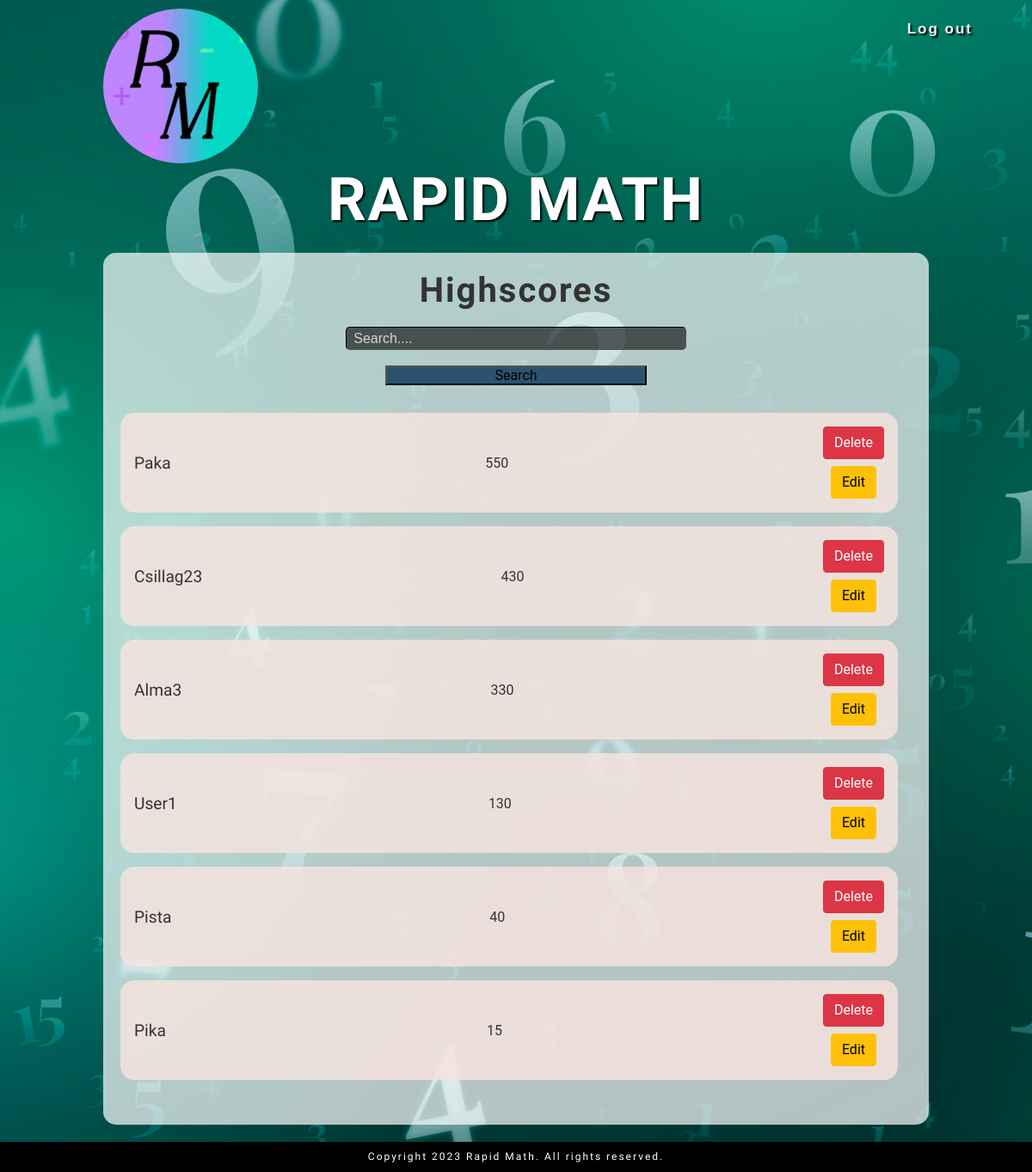
The app's page /admin.php with its own data.
### tables this page shows
CREATE TABLE `highscores` (
  `user_id` int(11) NOT NULL,
  `user_name` varchar(50) NOT NULL,
  `Score` int(11) NOT NULL
);

### functions.php (the view, shortened to what this page needs)
<?php
function getScoresRow()
{
    include('db_config.php');
    $stmt = mysqli_prepare($con, "SELECT * FROM highscores ORDER BY Score DESC");
    mysqli_stmt_execute($stmt);
    $rows = mysqli_stmt_get_result($stmt);
    if (mysqli_num_rows($rows) > 0) {
        while ($row = mysqli_fetch_array($rows)) {
            echo '
            <li class="item">
                <span class="name">' . $row['user_name'] . '</span>
                <span class="score">' . $row['Score'] . '</span>
                <div class="muveletek">
                    <form method="post">
                        <input type="hidden" name="pet-id" value="' . $row['user_id'] . '">
                        <button type="submit" name="pet-delete" class="btn btn-danger">Delete</button>
                    </form>
                    <form method="post" action="pet_modify.php">
                        <input type="hidden" name="pet-id" value="' . $row['user_id'] . '">
                        <button type="submit" class="btn btn-warning">Edit</button>
                    </form>
                </div>
            </li>';
        }
    }
}

### css/css.css (style rules this page uses)
form { justify-content: center; }

### css/nav.css (style rules this page uses)
* { margin: 0; padding: 0; box-sizing: border-box; }
body { font-family: Arial, sans-serif; font-size: 16px; color: #333; background-color: #CCFBEA; background-attachment: fixed; background-size: cover; background-repeat: no-repeat; }
.valami { font-family: Arial, sans-serif; font-size: 16px; color: #333; background-image: url("../img/zold.jpg"); background-color: rgba(255, 255, 255, 0.4); background-attachment: fixed; background-size: cover; background-repeat: no-repeat; line-height: unset!important; }

### css/admin.css (style rules this page uses)
::placeholder { color: #ffffff; opacity: 1; font-family: 'Livlic', sans-serif; }
.rows2 li { background-color: rgba(245, 227, 222, 0.85); border-radius: 1em; padding: 1em; display: flex; justify-content: space-between; align-items: center; gap: 1em; flex-wrap: wrap; }
.muveletek { display: flex; flex-direction: column; gap: .5em; flex-wrap: wrap; }
.name { font-size: 1.2em; font-weight: 500; font-family: 'Kodchasan',sans-serif; }

### records on screen
highscores: user_name "Paka", Score "550"
highscores: user_name "Csillag23", Score "430"
highscores: user_name "Alma3", Score "330"
highscores: user_name "User1", Score "130"
highscores: user_name "Pista", Score "40"
highscores: user_name "Pika", Score "15"
